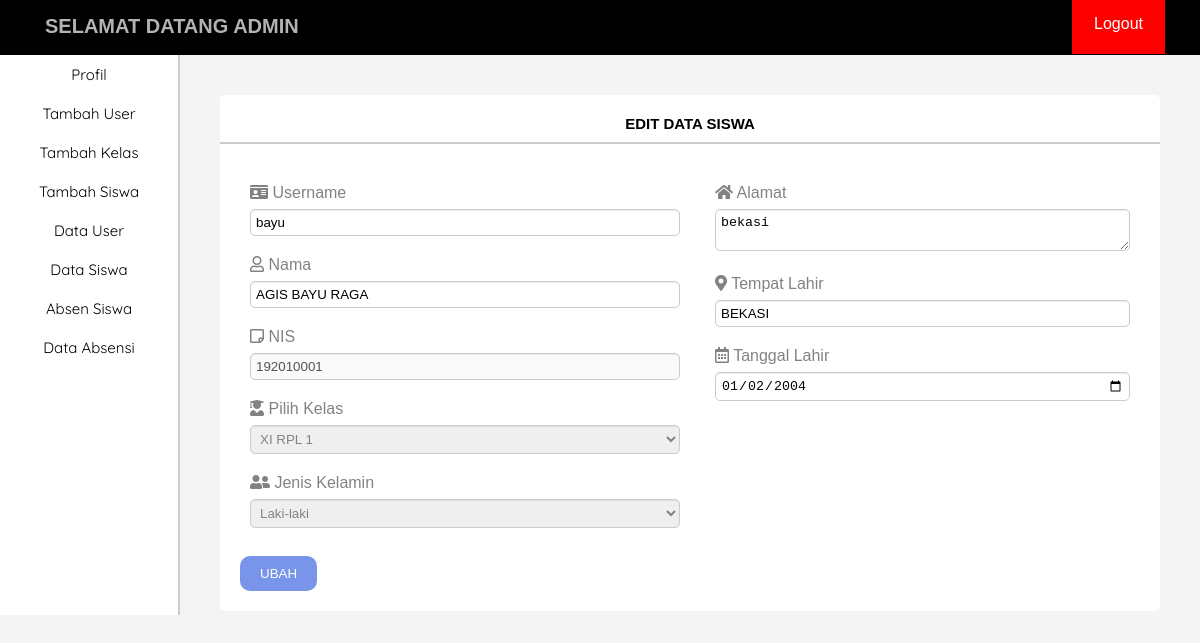
The page /ADMIN/editSiswa.php?username=bayu (signed in) on the database its author committed.
### tables this page shows
CREATE TABLE `tambah_siswa` (
  `id` int(11) NOT NULL,
  `username` varchar(10) NOT NULL,
  `nama_siswa` varchar(100) NOT NULL,
  `nis` varchar(15) NOT NULL,
  `kelas_siswa` varchar(100) NOT NULL,
  `kelamin` enum('L','P') NOT NULL,
  `alamat` text NOT NULL,
  `tempat_lahir` varchar(20) NOT NULL,
  `tanggal_lahir` date NOT NULL DEFAULT current_timestamp()
);

### ADMIN/editSiswa.php (the view, shortened to what this page needs)
<?php
require './function.php';
?>
<!DOCTYPE html>
<html lang="en">
<head>
    <link rel="stylesheet" href="../CSS/style_admin.css">
    <link rel="stylesheet" href="https://cdnjs.cloudflare.com/ajax/libs/font-awesome/5.15.1/css/all.min.css">
</head>
<body>
    <header>
        <div class="title">
            <h1>SELAMAT DATANG <?php echo $_SESSION['nama']; ?></h1>
        </div>
        <div class="logout">
            <a href="../logout.php">Logout</a>
        </div>
    </header>
    <main>
        <aside>
            <div class="aside">
                <ul>
                    <a href="./admin.php"><li>Profil</li></a>
                    <a href="./tambahUser.php"><li>Tambah User</li></a>
                    <a href="./tambahKelas.php"><li>Tambah Kelas</li></a>
                    <a href="./tambahSiswa.php"><li>Tambah Siswa</li></a>
                    <a href="./dataUser.php"><li>Data User</li></a>
                    <a href="./dataSiswa.php"><li>Data Siswa</li></a>
                    <a href="./absenSiswa.php"><li>Absen Siswa</li></a>
                    <a href="./dataAbsen.php"><li>Data Absensi</li></a>
                </ul>
            </div>
        </aside>
        <div class="container">
            <div class="card">
            <h1>EDIT DATA SISWA</h1>
                <div class="form">
                    <form class="siswa" method="post" action="">
                        <?php
                        $user = $_GET['username'];
                        $result = mysqli_query($conn, "SELECT * FROM tambah_siswa WHERE username = '$user' ");
                        $data = mysqli_fetch_assoc($result);
                        $kelamin = $data['kelamin'];
                        if($kelamin == 'L'){
                            $data['kelamin'] = "Laki-laki";
                        }
                        elseif($kelamin == 'P'){
                            $data['kelamin'] = "Perempuan";
                        }
                        ?>
                        <div class="menu">
                            <div class="left-menu">
                                <div class="potition">
                                    <div class="input">
                                        <span><i class="fas fa-id-card"></i></span>
                                        <label for="username">Username</label>
                                    </div>
                                        <input type="text" name="username" id="username" class="form-control" placeholder="Masukkan Username Sesuai Login" maxlength="50" required
                                        value="<?= $data['username']?>">
                                </div>
                                <div class="potition">
                                    <div class="input">
                                        <span><i class="far fa-user"></i></span>
                                        <label for="nama_siswa">Nama</label>
                                    </div>
                                        <input type="text" name="nama_siswa" id="nama_siswa" class="form-control" placeholder="Nama Siswa" maxlength="100" required
                                        value="<?= $data['nama_siswa']?>">
                                </div>
                                <div class="potition">
                                    <div class="input">
                                        <span><i class="far fa-sticky-note"></i></span>
                                        <label for="nis">NIS</label>
                                    </div>
                                        <input type="text" name="nis" id="nis" class="form-control" placeholder="NIS Siswa" maxlength="15" required disabled="disabled"
                                        value="<?= $data['nis']?>">
                                </div>
                                <div class="potition">
                                    <div class="input">
                                        <span><i class="fas fa-user-graduate"></i></span>
                                        <label for="kelas_siswa">Pilih Kelas</label>
                                    </div>
                                        <select name="kelas_siswa" id="kelas_siswa">
                                            <option ><?= $data['kelas_siswa']?></option>
                                        </select>
                                </div>
                                <div class="potition">
                                    <div class="input">
                                        <span><i class="fas fa-user-friends"></i></span>
                                        <label for="kelamin">Jenis Kelamin</label>
                                    </div>
                                        <select name="kelamin" id="kelamin">
                                            <option value="<?= $data['kelamin'] ?>"><?= $data['kelamin']?></option>
                                        </select>
                                </div>
                            </div>
                            <div class="right-menu">
                                <div class="potition">
                                    <div class="input">
                                        <span><i class="fas fa-home"></i></span>
                                        <label for="alamat">Alamat</label>
                                    </div>
                                    <textarea name="alamat" id="alamat" cols="" rows="" placeholder="Alamat Siswa" required ><?= $data['alamat']?></textarea>
                                </div>
                                <div class="potition">
                                    <div class="input">
                                        <span><i class="fas fa-map-marker-alt"></i></span>
                                        <label for="tempat_lahir">Tempat Lahir</label>
                                    </div>
                                        <input type="text" name="tempat_lahir" id="tempat_lahir" class="form-control" placeholder="Tempat Lahir Siswa" maxlength="50" required
                                        value="<?= $data['tempat_lahir']?>">
                                </div>
                                <div class="potition">
                                    <div class="input">
                                        <span><i class="far fa-calendar-alt"></i></span>
                                        <label for="tanggal_lahir">Tanggal Lahir</label>
                                    </div>
                                        <input type="date" name="tanggal_lahir" id="tanggal_lahir" class="form-control" value="<?= $data['tanggal_lahir']?>" required>
                                </div>
                            </div>
                        </div>
                        <br>
                        <input class="button" type="submit" name="editSiswa" value="UBAH">
                    </form>
                </div>
            </div>
        </div>
    </main>
</body>
</html>

### CSS/style_admin.css (style rules this page uses)
* { margin: 0; padding: 0; box-sizing: border-box; }
body { font-family: sans-serif; background-color: #f5f4f4; }
header { width: 100%; height: 55px; background-color: #000; padding: 15px; top: 0; z-index: 10; position: fixed; }
.title h1 { float: left; color: #fff; font-size: 20px; opacity: 0.7; padding-left: 30px; }
.logout { float: right; padding-right: 20px; }
.logout a { padding: 22px; text-decoration: none; color: #fff; background-color: red; }
main { padding-top: 55px; }
aside { position: fixed; width: 15%; height: 560px; float: left; background-color: #fff; border-right: 2px solid rgba(0, 0, 0, 0.2); font-family: 'Quicksand', sans-serif; }
.aside li { text-align: center; font-size: 15px; }
.aside a { color: #000; text-decoration: none; }
.aside ul li { padding: 10px; list-style-type: none; }
.container { width: 85%; padding: 40px; float: right; }
.card { background-color: #fff; border-radius: 5px; }
.card h1 { padding-top: 20px; padding-bottom: 10px; text-align: center; font-size: 15px; border-bottom: 2px solid rgba(0, 0, 0, 0.2); }
.menu { display: flex; }
.form { padding: 20px; padding-top: 30px; }
.left-menu { width: 50%; }
.right-menu { padding-left: 15px; width: 50%; }
.potition { padding: 10px; }
.potition input { width: 100%; padding: 5px; border-radius: 5px; border: 1px solid #ccc; box-shadow: inset 0 1px 1px rgba(0, 0, 0, .075); }
.input { padding-bottom: 7px; color: rgb(131, 130, 130); }
.potition select { width: 100%; padding: 5px; border-radius: 5px; border: 1px solid #ccc; box-shadow: inset 0 1px 1px rgba(0, 0, 0, .075); color: rgb(131, 130, 130); }
.potition select option { color: #000; }
.button { color: #fff; padding: 10px 20px; border-radius: 10px; border: none; background-color: royalblue; opacity: 0.7; }
textarea { width: 100%; padding: 5px; border-radius: 5px; border: 1px solid #ccc; box-shadow: inset 0 1px 1px rgba(0, 0, 0, .075); }

### rows shown on the page
tambah_siswa: username "bayu", nama_siswa "AGIS BAYU RAGA", nis "192010001", kelas_siswa "XI RPL 1", alamat "bekasi", tempat_lahir "BEKASI", tanggal_lahir "01/02/2004"

### other values the page prints
$_SESSION['nama'] "ADMIN"
form field kelamin "Laki-laki"
